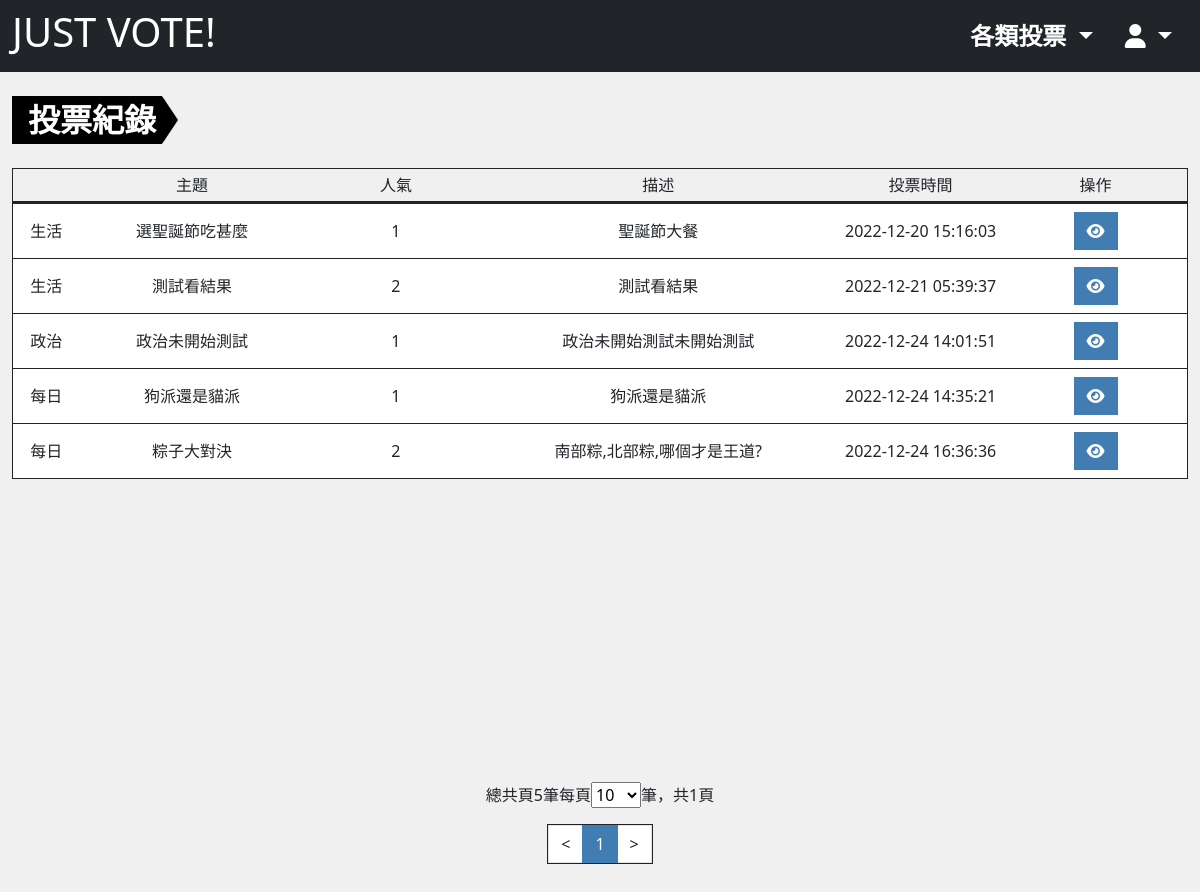
Before: /?do=mysurvey_log (signed in) with the older database file.
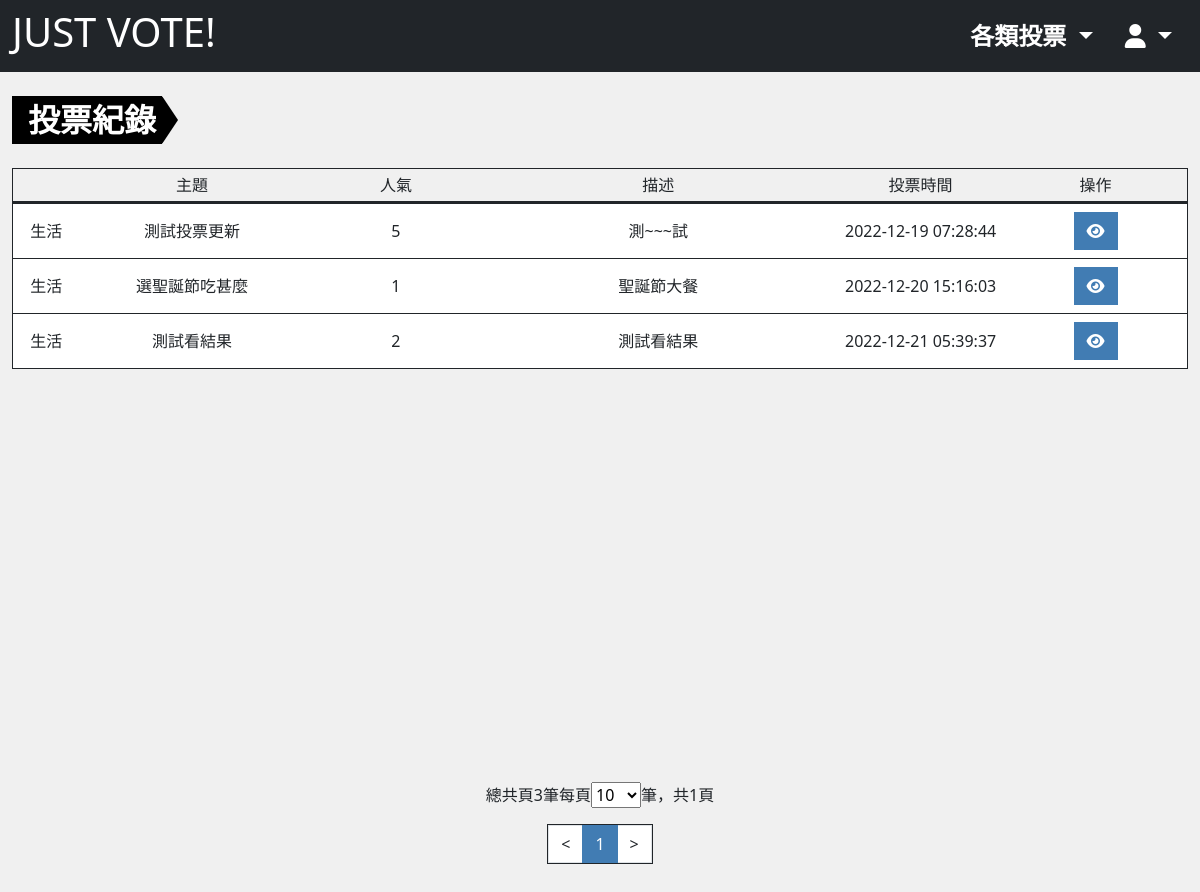
After: the same page with the newer database file.
### tables this page shows
CREATE TABLE `projectvote_log` (
  `id` int(10) UNSIGNED NOT NULL,
  `user_id` int(10) UNSIGNED NOT NULL,
  `subject_id` int(10) UNSIGNED NOT NULL,
  `ip` varchar(16) NOT NULL,
  `option_id` varchar(128) NOT NULL,
  `created_at` timestamp NOT NULL DEFAULT current_timestamp()
);

CREATE TABLE `projectvote_subject` (
  `id` int(10) UNSIGNED NOT NULL,
  `title` varchar(64) NOT NULL COMMENT '投票主題',
  `description` text DEFAULT NULL COMMENT '描述',
  `type` tinyint(3) UNSIGNED NOT NULL DEFAULT 0 COMMENT '投票類型',
  `vote` int(10) NOT NULL DEFAULT 0 COMMENT '被投票次數',
  `private` tinyint(1) NOT NULL DEFAULT 0 COMMENT '是否為私人投票',
  `category_id` int(10) UNSIGNED NOT NULL,
  `start_time` timestamp NOT NULL DEFAULT current_timestamp() COMMENT '開始時間',
  `end_time` timestamp NULL DEFAULT NULL COMMENT '結束時間',
  `created_at` timestamp NOT NULL DEFAULT current_timestamp(),
  `update_at` timestamp NOT NULL DEFAULT current_timestamp() ON UPDATE current_timestamp(),
  `check_num` int(10) UNSIGNED NOT NULL
);

CREATE TABLE `projectvote_subject_category` (
  `id` int(10) UNSIGNED NOT NULL,
  `category` varchar(32) NOT NULL
);

CREATE TABLE `projectvote_subject_daily` (
  `id` int(10) UNSIGNED NOT NULL,
  `title` varchar(64) NOT NULL COMMENT '主題',
  `description` text NOT NULL COMMENT '描述',
  `type` tinyint(3) UNSIGNED NOT NULL DEFAULT 0 COMMENT '投票類型',
  `vote` int(10) UNSIGNED NOT NULL DEFAULT 0 COMMENT '被投票次數',
  `image` int(10) UNSIGNED DEFAULT NULL,
  `start_time` timestamp NOT NULL DEFAULT current_timestamp() ON UPDATE current_timestamp() COMMENT '開始時間',
  `end_time` timestamp NULL DEFAULT NULL COMMENT '結束時間',
  `created_at` timestamp NOT NULL DEFAULT current_timestamp(),
  `update_at` timestamp NOT NULL DEFAULT current_timestamp() ON UPDATE current_timestamp(),
  `check_num` int(10) UNSIGNED NOT NULL
);

### db/base.php (called while the page is built, shortened)
<?php
$db = "mysql:local=localhost;charset=utf8;dbname=vote;";
$pdo = new PDO($db,"root","");
function all($table,...$args){
    global $pdo;
    $sql = "SELECT * FROM `$table`";
    if(isset($args[0])){
        if(is_array($args[0])){
            $input = [];
            foreach ($args[0] as $key => $value){
                $input[]="`$key`='$value'";
            }
            $sql = $sql." WHERE ".join(' && ',$input);
        }else{
            $sql = $sql . $args[0];
        }
        if(isset($args[1])){
            $sql = $sql . $args[1];
        }
    }
    return $pdo->query($sql)->fetchAll(PDO::FETCH_ASSOC);
}
function find($table,$id){
    global $pdo;
    $sql = "SELECT * FROM  `$table`";
    if(is_array($id)){
        $input = [];
        foreach($id as $key => $value){
            $input[]="`$key`='$value'";
        }
        $sql = $sql ." WHERE ". join(" && ",$input);
    }else {
        $sql = $sql . "WHERE `id`='$id'";
    }
    return $pdo->query($sql)->fetch(PDO::FETCH_ASSOC);
}
function countSql($table,...$arg){
    global $pdo;
    $sql = "SELECT COUNT(*) FROM `$table`";
    $input=[];
    if(isset($arg[0])){
        if(is_array($arg[0])){
            foreach($arg[0] as $key => $value){
                $input[]="`$key` = '$value'";
            }
            $sql.=" WHERE ".join(" AND ",$input);
        }else{
            $sql.=$arg[0];
        }
    }
    return $pdo->query($sql)->fetchColumn();
}
function replaceInput($action,$str){
    $action=strtolower($action);
    switch($action){
        case 'html':
            return preg_replace(['/</','/>/'], ['《','》'],$str);
        break;
    }
}
?>

### front/mysurvey_log.php (the view, shortened to what the changed rows need)
<?php
include_once "./db/base.php";
$pageSetting = $_GET['pageSet']??10;
$pageRange = [10,30,50,100];
$pageActive = 1;
$pageStart = $pageActive - 1;
?>
<div class="container-xxl mt-4 pb-5">
    <ul class="list-group list-group-container text-center">
  <?php
    $surveyList = all('projectvote_log',['user_id'=>$_SESSION['user']['id']]," LIMIT $pageStart,$pageSetting");
    $surveyRows = countSql('projectvote_log',['user_id'=>$_SESSION['user']['id']]);
    if(!empty($surveyList)){
    foreach($surveyList as $surveyLog){
      if(!empty($surveyLog['subject_id'])){
    $surveyDetail =  all('projectvote_subject',['id'=>$surveyLog['subject_id']]);
    $surveyDetail=$surveyDetail[0];
    $categoryName= find('projectvote_subject_category',$surveyDetail['category_id'])['category'];
    $title = replaceInput('html',$surveyDetail['title']);
    $description = replaceInput('html',$surveyDetail['description']);
    ?>
    <li class="list-group-item d-flex align-items-center border-bottom border-1 border-dark px-1">
    <div class="w-5"><?=$categoryName?></div>
    <div class="w-20 text-collapse"><?=$title?></div>
    <div class="w-15"><?=$surveyDetail['vote']?></div>
    <div class="w-30 text-collapse"><?=$description?></div>
    <div class="w-15 fs-6 "><?=$surveyLog['created_at']?></div>
    <div class="w-15">
    <?php
      echo "<a href='?do=survey_result&id={$surveyDetail['id']}' class='btn btn-main'><i class='fa-solid fa-eye'></i></a>";
      ?>
      <?php
    }else if(!empty($surveyLog['daily_subject_id'])){
      $surveyDetail =  all('projectvote_subject_daily',['id'=>$surveyLog['daily_subject_id']]);
      $surveyDetail=$surveyDetail[0];
      $title = replaceInput('html',$surveyDetail['title']);
      $description = replaceInput('html',$surveyDetail['description']);
    ?>
    <li class="list-group-item d-flex align-items-center border-bottom border-1 border-dark px-1">
    <div class="w-5">每日</div>
    <div class="w-20 text-collapse"><?=$title?></div>
    <div class="w-15"><?=$surveyDetail['vote']?></div>
    <div class="w-30 text-collapse"><?=$description?></div>
    <div class="w-15 fs-6 "><?=$surveyLog['created_at']?></div>
    <div class="w-15">
      <?php
      echo "<a href='?do=survey_result&id={$surveyDetail['id']}' class='btn btn-main'><i class='fa-solid fa-eye'></i></a>";
      ?>
    </div>
  </li>
    <?php
      }
    }
  }else{
    echo "<li class='list-group-item d-flex align-items-center border-bottom border-1 border-dark'>";
    echo "<div class='w-100'>還沒投過票喔!</div>";
    echo "</li>";
  }
  ?>
</ul>
    <?php
    include "./layout/pagination.php";
    ?>
</div>
</div>
</div>

### layout/pagination.php (shortened to what the changed rows need)
  <?php
  if(!empty($surveyList)){
    ?>
<div class="page-control mx-auto w-fit-content py-4">
  <div class="page-list mb-3">
    <?php
    $pages = ceil($surveyRows/$pageSetting);
    echo "總共頁{$surveyRows}筆";
    echo "每頁";
    echo "<select name='pageSet' id='pageSet'>";
    foreach($pageRange as $range){
      if($range==$pageSetting){
        echo "<option value='$range' selected>$range</option>";
      }else{
        echo "<option value='$range'>$range</option>";
      }
    }
    echo "</select>筆，";
    echo "共{$pages}頁";
    ?>
</div>
<div class="pagination w-fit-content mx-auto border border-1 border-dark text-black">
<?php
$prevPage = $pageActive-1;
$nextPage = $pageActive+1;
$preDisable = '';
$nextDisable = '';
if($pages==1){
    $nextPage = $pages;
    $prevPage = $pages;
    $nextDisable = "disable";
    $preDisable = "disable";
}else if($pageActive==1){
    $prevPage = 1;
    $preDisable = "disable";
}else if($pageActive==$pages){
    $nextPage = $pages;
    $nextDisable = "disable";
}
$pagiRange =10;
if($pages>$pagiRange){
    if($pageActive > 5 && $pages-$pageActive>4){
        $pagiStart=$pageActive-4;
        $pagiFirstPage = "<li class='page-item'><a class='page-link text-dark' href='?do={$_GET['do']}&sheet={$_GET['sheet']}&pageSet={$pageSetting}&page=1'>1</a></li>...";
        $pagiLastPage = "...<li class='page-item'><a class='page-link text-dark' href='?do={$_GET['do']}&sheet={$_GET['sheet']}&pageSet={$pageSetting}&page={$pages}'>{$pages}</a></li>";
    }else if($pageActive > 5){
        $pagiStart=$pages-($pagiRange-2);
        $pagiFirstPage = "<li class='page-item'><a class='page-link text-dark' href='?do={$_GET['do']}&sheet={$_GET['sheet']}&pageSet={$pageSetting}&page=1'>1</a></li>...";
        $pagiLastPage = '';
    }else{
        $pagiStart=1;
        $pagiFirstPage = "";
        $pagiLastPage = "...<li class='page-item'><a class='page-link text-dark' href='?do={$_GET['do']}&sheet={$_GET['sheet']}&pageSet={$pageSetting}&page={$pages}'>{$pages}</a></li>";
    }
    $pageEnd = $pagiStart+($pagiRange-2);
}else{
    $pagiStart=1;
    $pageEnd = $pages;
}
$sheet=isset($_GET['sheet'])?"&sheet={$_GET['sheet']}":'';
$category=isset($_GET['category'])?"&category={$_GET['category']}":'';
echo "<li class='page-item $preDisable'><a class='page-link text-dark' href='?do={$_GET['do']}$sheet$category&pageSet={$pageSetting}&page={$prevPage}'><</a></li>";
for($i=$pagiStart;$i<=$pageEnd;$i++){
    if($i==$pageActive){
        echo "<li class='page-item active'><a class='page-link' href='?do={$_GET['do']}$sheet$category&pageSet={$pageSetting}&page={$i}'>{$i}</a></li>";
    }else{
        echo "<li class='page-item'><a class='page-link text-dark' href='?do={$_GET['do']}$sheet$category&pageSet={$pageSetting}&page={$i}'>{$i}</a></li>";
    }
}
echo "<li class='page-item $nextDisable'><a class='page-link text-dark' href='?do={$_GET['do']}$sheet$category&pageSet={$pageSetting}&page={$nextPage}'>></a></li>";
?>
<?php
  }
  ?>

Changed rows visible on the page:
removed projectvote_log: projectvote_subject.category_id "政治", projectvote_subject.title "政治未開始測試", projectvote_subject.vote "1", projectvote_subject.description "政治未開始測試未開始測試", created_at "2022-12-24 14:01:51"
removed projectvote_log: projectvote_subject_daily.title "狗派還是貓派", projectvote_subject_daily.vote "1", projectvote_subject_daily.description "狗派還是貓派", created_at "2022-12-24 14:35:21"
removed projectvote_log: projectvote_subject_daily.title "粽子大對決", projectvote_subject_daily.vote "2", projectvote_subject_daily.description "南部粽,北部粽,哪個才是王道?", created_at "2022-12-24 16:36:36"
added projectvote_log: projectvote_subject.category_id "生活", projectvote_subject.title "測試投票更新", projectvote_subject.vote "5", projectvote_subject.description "測~~~試", created_at "2022-12-19 07:28:44"
Other visible differences:
$surveyRows: "5" → "3"
